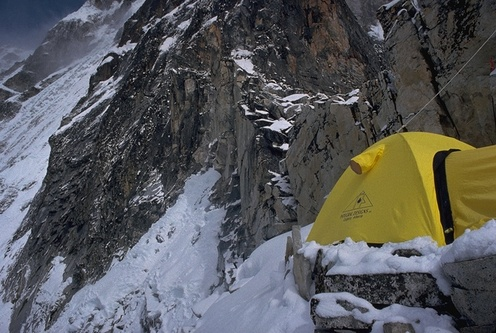
%> input picture tent.jpg, 496 x 333 px, shrunk from 728 x 489 before the run
$ octave --eval "hw4;"   (GNU Octave 9; MATLAB toolbox functions it lacks are replaced by stand-ins)
%> lines starting %> are read from the running program, lines starting %| are printed output that depends on the picture; in (x1, y1, x2, y2) boxes, pixels count from 0 and x2, y2 are one past the last pixel; in counts of white or black regions, pixels touching at a corner belong together; the program's own positions count from 1
function hw4()

close all;
format compact;

imdata = imread('tent.jpg');
%> imdata is the input picture: size 333x496x3 uint8; mean R, G, B 86.8, 87.9, 89.3
figure, imshow('tent.jpg');
datacursormode on;
% [9 lines of commented-out code are left out]

imdata(200,100,1) = 255;
%> imdata: size 333x496x3 uint8; under 0.01% of pixels changed, all inside (x1, y1, x2, y2) = (99, 199, 100, 200)
imdata(200,100,2) = 0;
%> imdata: size 333x496x3 uint8; mean R, G, B 86.8, 87.9, 89.3; mean of the top-left, top-right, bottom-left and bottom-right quarters 81.8, 62.9, 111.3, 95.9
imdata(200,100,3) = 0;
%imdata(200,100,:)
newImg = cat(3, imdata(:,:,1), imdata(:,:,2), imdata(:,:,3));
figure, imshow(newImg);
datacursormode on;


%____________Part A END____________%

%p1 = imdata(2, 2);
%imdata(2,2,:)

figure, imshow('repliAx2.png'); % center at 690, 737
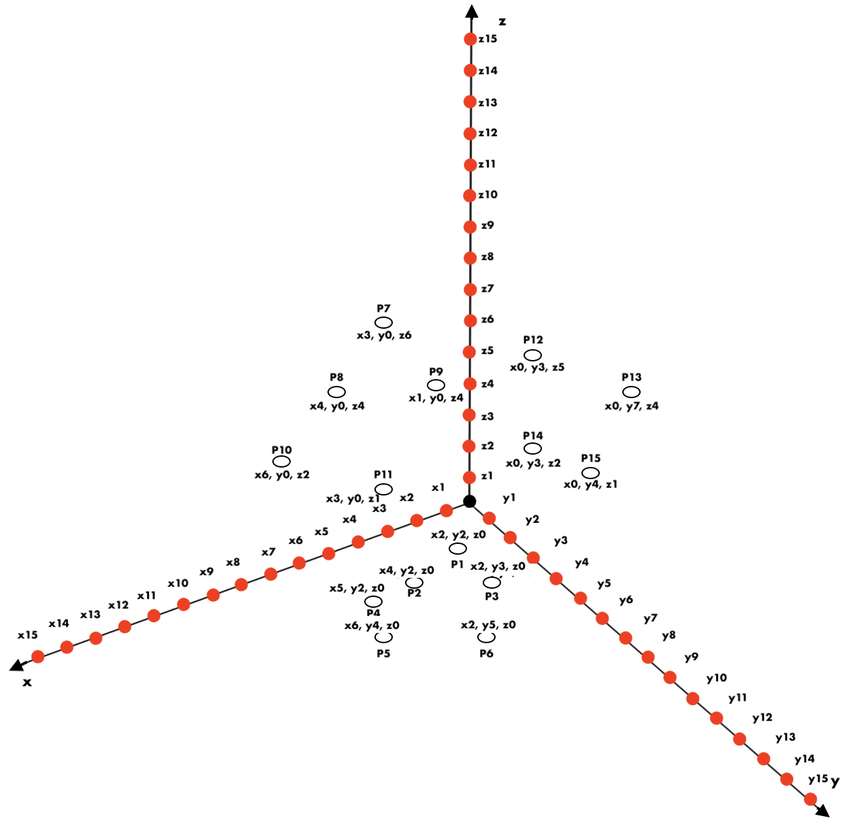
%> input picture repliAx2.png, 851 x 829 px, shrunk from 1250 x 1218 before the run
datacursormode on;

%whos('imdata')
%imdata(:,:,1)


%THIS COMMENT STUB STATES THAT
%THIS CODE IS THE PROPERTY OF OMAR R.G. (UofA Student)

%_____part_B_END_____%


camMat1 = load('camera_matrix_1.txt');
camMat2 = load('camera_matrix_2.txt');
worldCoords = load('world_coords.txt');
imageCoords = load('image_coords.txt');
gridrep = imread('repliAx2.png');
%> gridrep is the input picture: size 829x851x3 uint8; mean R, G, B 251.7, 250.3, 250
%imageCoords(1,2)
figure, imshow(gridrep);
hold on
for i = 1:15
    %gridrep(imageCoords(i,2), imageCoords(i, 1), 1) = 255;
    %gridrep(imageCoords(i,2), imageCoords(i, 1), 2) = 0;
    %gridrep(imageCoords(i,2), imageCoords(i, 1), 3) = 0;
    plot(imageCoords(i, 1), imageCoords(i,2), 'r*');
    hold on
end
%> `hw4;`:
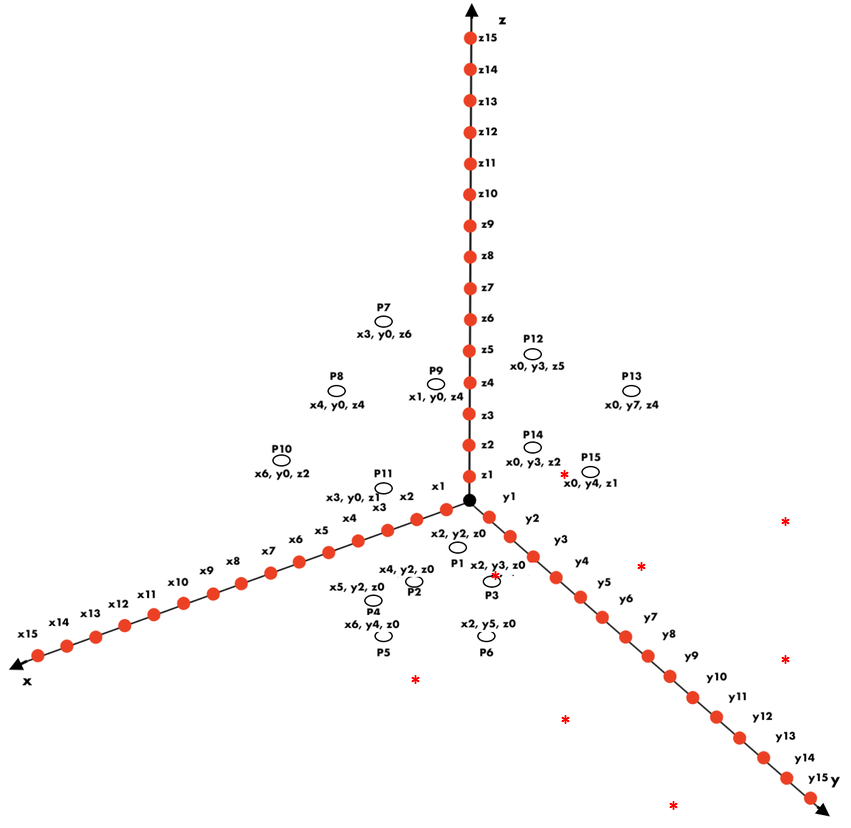
%> figure redrawn from the program's plot data
hold off
% [13 lines of commented-out code are left out]
homoimgcords = [imageCoords ones(size(imageCoords(:,1)))];
%homoimgcords
homoworldcords = [worldCoords ones(size(worldCoords(:,1)))];
%worldCoords
%homoworldcords
%whos('homoworldcords')
%whos('camMat1')

r = [1 0 0; 0 1 0; 0 0 1];
t = [1 1 1];


end
